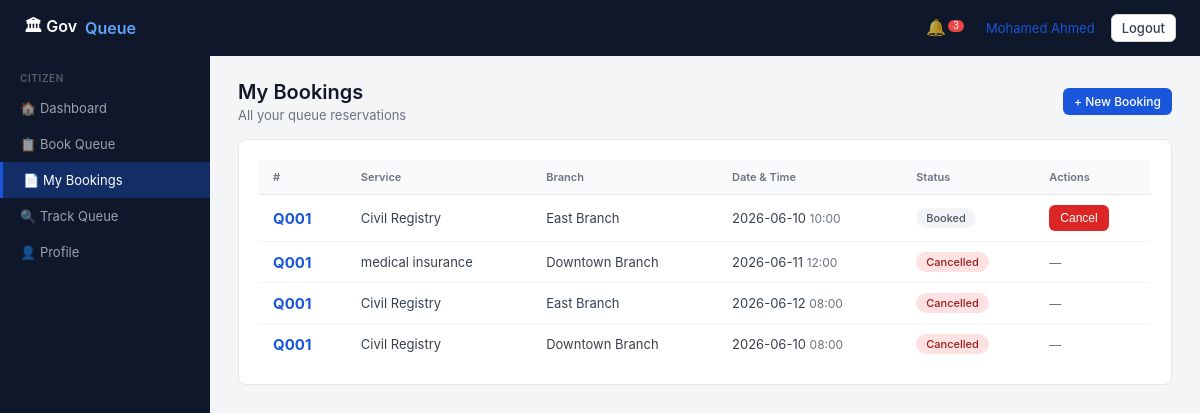
The page /citizen/bookings (signed in) on the database its author committed.
### tables this page shows
CREATE TABLE user (
    id INTEGER PRIMARY KEY AUTOINCREMENT,
    full_name TEXT NOT NULL,
    phone TEXT NOT NULL UNIQUE,
    password_hash TEXT NOT NULL,
    national_id TEXT,
    role TEXT NOT NULL DEFAULT 'citizen',  -- guest,citizen,staff,validation_staff,supervisor,admin
    preferred_language TEXT DEFAULT 'en',
    is_active INTEGER DEFAULT 1,
    branch_id INTEGER REFERENCES branch(id)
);

CREATE TABLE booking (
    id INTEGER PRIMARY KEY AUTOINCREMENT,
    citizen_id INTEGER NOT NULL REFERENCES user(id),
    time_slot_id INTEGER NOT NULL REFERENCES time_slot(id),
    branch_service_id INTEGER NOT NULL REFERENCES branch_service(id),
    queue_number TEXT NOT NULL,
    status TEXT DEFAULT 'booked',  -- booked,arrived,serving,completed,cancelled,no_show,skipped
    booked_at TEXT NOT NULL,
    arrived_at TEXT,
    served_at TEXT,
    completed_at TEXT
);

CREATE TABLE service (
    id INTEGER PRIMARY KEY AUTOINCREMENT,
    organization_id INTEGER NOT NULL REFERENCES organization(id),
    name TEXT NOT NULL,
    name_ar TEXT,
    estimated_duration_minutes INTEGER DEFAULT 10,
    is_active INTEGER DEFAULT 1
);

CREATE TABLE branch (
    id INTEGER PRIMARY KEY AUTOINCREMENT,
    organization_id INTEGER NOT NULL REFERENCES organization(id),
    name TEXT NOT NULL,
    address TEXT,
    phone TEXT,
    working_hours TEXT DEFAULT '08:00-16:00',
    grace_period_minutes INTEGER DEFAULT 15,
    is_active INTEGER DEFAULT 1
);

CREATE TABLE time_slot (
    id INTEGER PRIMARY KEY AUTOINCREMENT,
    branch_service_id INTEGER NOT NULL REFERENCES branch_service(id),
    slot_date TEXT NOT NULL,
    start_time TEXT NOT NULL,
    end_time TEXT NOT NULL,
    max_capacity INTEGER DEFAULT 10,
    booked_count INTEGER DEFAULT 0
);

### app.py (the view)
@app.route('/citizen/bookings')
@login_required
@role_required('citizen')
def citizen_bookings():
    uid = session['user_id']
    bookings = query("""SELECT bk.*, s.name as service_name, ts.slot_date,
                               ts.start_time, b.name as branch_name
                        FROM booking bk
                        JOIN time_slot ts ON bk.time_slot_id=ts.id
                        JOIN branch_service bs ON bk.branch_service_id=bs.id
                        JOIN service s ON bs.service_id=s.id
                        JOIN branch b ON bs.branch_id=b.id
                        WHERE bk.citizen_id=?
                        ORDER BY bk.booked_at DESC""", (uid,))
    return render_template('citizen/bookings.html', bookings=bookings,
                           user=current_user(), unread=unread_count())

### app.py (called while the page is built)
def login_required(f):
    @wraps(f)
    def decorated(*args, **kwargs):
        if 'user_id' not in session:
            return redirect(url_for('login'))
        return f(*args, **kwargs)
    return decorated

def role_required(*roles):
    def decorator(f):
        @wraps(f)
        def decorated(*args, **kwargs):
            if session.get('role') not in roles:
                flash("Access denied.", "error")
                return redirect(url_for('index'))
            return f(*args, **kwargs)
        return decorated
    return decorator

def current_user():
    if 'user_id' not in session:
        return None
    return query("SELECT * FROM user WHERE id=?", (session['user_id'],), one=True)

def unread_count():
    if 'user_id' not in session:
        return 0
    r = query("SELECT COUNT(*) as c FROM notification WHERE user_id=? AND is_read=0", (session['user_id'],), one=True)
    return r['c'] if r else 0

@app.context_processor
def inject_globals():
    return {'unread': unread_count()}

### db.py (called while the page is built)
def get_db():
    conn = sqlite3.connect(DB_PATH)
    conn.row_factory = sqlite3.Row
    conn.execute("PRAGMA foreign_keys = ON")
    return conn

def query(sql, args=(), one=False):
    conn = get_db()
    cur = conn.execute(sql, args)
    rv = cur.fetchall()
    conn.close()
    return (rv[0] if rv else None) if one else rv

### templates/citizen/bookings.html (shortened to what this page needs)
{% extends 'base.html' %}
{% block content %}
<div class="with-sidebar">
  <div class="sidebar">
    <div class="sidebar-section">
      <div class="sidebar-lbl">Citizen</div>
      <a href="/citizen" class="sidebar-item">🏠 Dashboard</a>
      <a href="/citizen/book" class="sidebar-item">📋 Book Queue</a>
      <a href="/citizen/bookings" class="sidebar-item active">📄 My Bookings</a>
      <a href="/citizen/track" class="sidebar-item">🔍 Track Queue</a>
      <a href="/citizen/profile" class="sidebar-item">👤 Profile</a>
    </div>
  </div>
  <div class="main-area">
    <div class="flex-between mb-4">
      <div class="page-header" style="margin:0"><h2>My Bookings</h2><p>All your queue reservations</p></div>
      <a href="/citizen/book" class="btn btn-primary btn-sm">+ New Booking</a>
    </div>
    {% if bookings %}
    <div class="card">
      <div class="table-wrap">
        <table>
          <thead>
            <tr><th>#</th><th>Service</th><th>Branch</th><th>Date & Time</th><th>Status</th><th>Actions</th></tr>
          </thead>
          <tbody>
            {% for bk in bookings %}
            <tr>
              <td style="font-weight:700;font-size:15px;color:#1a56db">{{ bk.queue_number }}</td>
              <td>{{ bk.service_name }}</td>
              <td>{{ bk.branch_name }}</td>
              <td>{{ bk.slot_date }} <span class="muted">{{ bk.start_time }}</span></td>
              <td>
                <span class="tag {% if bk.status == 'completed' %}tag-green{% elif bk.status in ['cancelled','no_show'] %}tag-red{% elif bk.status == 'serving' %}tag-blue{% elif bk.status == 'arrived' %}tag-amber{% else %}tag-gray{% endif %}">
                  {{ bk.status|title|replace('_',' ') }}
                </span>
              </td>
              <td>
                {% if bk.status == 'booked' %}
                <form method="POST" action="/citizen/bookings/{{ bk.id }}/cancel" style="display:inline">
                  <button class="btn btn-sm btn-danger" onclick="return confirm('Cancel this booking?')">Cancel</button>
                </form>
                {% elif bk.status in ['booked','arrived','serving'] %}
                <a href="/citizen/track" class="btn btn-sm btn-outline">Track</a>
                {% else %}
                <span class="muted">—</span>
                {% endif %}
              </td>
            </tr>
            {% endfor %}
          </tbody>
        </table>
      </div>
    </div>
    {% else %}
    <div class="card" style="text-align:center;padding:40px">
      <div style="font-size:40px;margin-bottom:10px">📋</div>
      <p class="muted">No bookings yet. <a href="/citizen/book">Book your first slot</a>.</p>
    </div>
    {% endif %}
  </div>
</div>
{% endblock %}

### templates/base.html (shortened to what this page needs)
<!DOCTYPE html>
<html lang="en">
<head>
</head>
<body>
<nav class="navbar">
  <a href="/" class="navbar-brand">🏛 Gov<span>Queue</span></a>
  <div class="navbar-right">
    {% if session.user_id %}
      <div class="notif-wrap" id="notif-wrap">
        <button type="button" class="notif-btn" id="notif-btn" aria-label="Notifications">
          🔔{% if unread > 0 %}<span class="notif-badge" id="notif-badge">{{ unread }}</span>{% endif %}
        </button>
      </div>
      <a href="/dashboard">{{ session.name }}</a>
      <a href="/logout" class="btn btn-sm btn-secondary">Logout</a>
    {% else %}
      <a href="/login">Login</a>
      <a href="/register" class="btn btn-sm btn-primary">Register</a>
    {% endif %}
  </div>
</nav>
{% block content %}{% endblock %}
</body>
</html>

### templates/base.html (style rules this page uses)
* { box-sizing:border-box;margin:0;padding:0 }
body { font-family:-apple-system,BlinkMacSystemFont,'Segoe UI',sans-serif;background:#f4f5f7;color:#1a1a2e;min-height:100vh }
a { color:#1a56db;text-decoration:none }
.navbar { background:#0f172a;padding:0 24px;height:56px;display:flex;align-items:center;justify-content:space-between }
.navbar-brand { color:#fff;font-size:16px;font-weight:600;display:flex;align-items:center;gap:8px }
.navbar-brand span { color:#60a5fa }
.navbar-right { display:flex;align-items:center;gap:16px }
.navbar-right a { color:rgba(96 165 250,.7);font-size:13px }
.btn { display:inline-flex;align-items:center;gap:6px;padding:7px 16px;border-radius:6px;font-size:13px;font-weight:500;cursor:pointer;border:1px solid transparent;transition:opacity .15s }
.btn-primary { background:#1a56db;color:#fff }
.btn-secondary { background:#fff;color:#374151;border-color:#d1d5db }
.btn-danger { background:#dc2626;color:#fff }
.btn-sm { padding:5px 10px;font-size:12px }
.with-sidebar { display:flex;min-height:calc(100vh - 56px) }
.sidebar { width:210px;background:#0f172a;padding:0;flex-shrink:0 }
.sidebar-section { padding:12px 0 }
.sidebar-lbl { font-size:10px;font-weight:600;color:rgba(255,255,255,.3);padding:4px 20px 6px;text-transform:uppercase;letter-spacing:.06em }
.sidebar-item { display:flex;align-items:center;gap:10px;padding:10px 20px;font-size:13px;color:rgba(255,255,255,.6);cursor:pointer;transition:background .1s }
.sidebar-item.active { background:rgba(26,86,219,.35);color:#fff;border-left:3px solid #1a56db }
.main-area { flex:1;padding:24px 28px;overflow:auto }
.card { background:#fff;border:1px solid #e5e7eb;border-radius:8px;padding:20px }
.table-wrap { overflow-x:auto }
table { width:100%;border-collapse:collapse;font-size:13px }
th { text-align:left;padding:10px 14px;font-size:11px;font-weight:600;color:#6b7280;border-bottom:1px solid #e5e7eb;background:#f9fafb }
td { padding:10px 14px;border-bottom:1px solid #f3f4f6;color:#374151 }
tr:last-child td { border-bottom:none }
.tag { display:inline-flex;align-items:center;padding:3px 10px;border-radius:20px;font-size:11px;font-weight:500 }
.tag-red { background:#fee2e2;color:#991b1b }
.tag-gray { background:#f3f4f6;color:#4b5563 }
.page-header { margin-bottom:20px }
.page-header h2 { font-size:20px;font-weight:600;color:#111827 }
.page-header p { font-size:13px;color:#6b7280;margin-top:3px }
.notif-wrap { position:relative }
.notif-btn { background:none;border:none;color:rgba(255,255,255,.7);font-size:16px;cursor:pointer;padding:4px 6px;border-radius:6px;line-height:1 }
.notif-badge { background:#ef4444;color:#fff;font-size:10px;border-radius:9px;padding:1px 5px;min-width:16px;text-align:center;display:inline-block;vertical-align:top;margin-left:2px }
.muted { color:#6b7280;font-size:12px }
.mb-4 { margin-bottom:16px }
.flex-between { display:flex;justify-content:space-between;align-items:center }

### rows shown on the page
user: name "Mohamed Ahmed"
booking: queue_number "Q001", service_name "Civil Registry", branch_name "East Branch", slot_date "2026-06-10", start_time "10:00", status "Booked"
booking: queue_number "Q001", service_name "medical insurance", branch_name "Downtown Branch", slot_date "2026-06-11", start_time "12:00", status "Cancelled"
booking: queue_number "Q001", service_name "Civil Registry", branch_name "East Branch", slot_date "2026-06-12", start_time "08:00", status "Cancelled"
booking: queue_number "Q001", service_name "Civil Registry", branch_name "Downtown Branch", slot_date "2026-06-10", start_time "08:00", status "Cancelled"

### other values the page prints
{{ unread }} "3"
